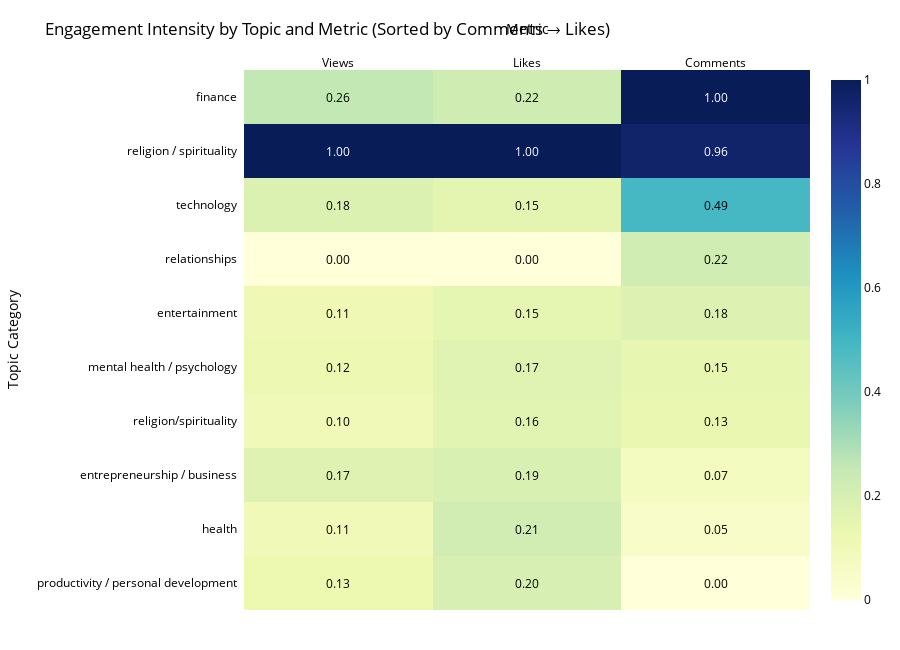

The cell this chart's notebook holds for it:
### Code cell
import plotly.figure_factory as ff

# Sort topics by normalized comment and like counts (descending)
topic_sorted = topic_stats.sort_values(
    by=["comment_count_norm", "video_like_count_norm"],
    ascending=[True, True]
)

# Extract normalized KPI data for the heatmap
z = topic_sorted[["view_count_norm", "video_like_count_norm", "comment_count_norm"]].values
x = ["Views", "Likes", "Comments"]
y = topic_sorted["Topic_Category"].tolist()

# Create annotated heatmap
fig = ff.create_annotated_heatmap(
    z=z,
    x=x,
    y=y,
    colorscale="YlGnBu",
    showscale=True,
    annotation_text=[[f"{val:.2f}" for val in row] for row in z],  # rounded annotations
    hoverinfo="z"
)

# Layout adjustments for better readability
fig.update_layout(
    title="Engagement Intensity by Topic and Metric (Sorted by Comments → Likes)",
    height=650,
    xaxis_title="Metric",
    yaxis_title="Topic Category",
    plot_bgcolor="white",
    paper_bgcolor="white",
    font=dict(color="black", size=12),
    margin=dict(l=150, r=50, t=70, b=40)
)

fig.show()

### Figure 1 — Plotly figure (JSON) as saved in the notebook; plotly's stock layout.template omitted (floating-point values rounded to 4 significant figures)
{"data": [{"colorscale": [[0, "rgb(255,255,217)"], [0.125, "rgb(237,248,177)"], [0.25, "rgb(199,233,180)"], [0.375, "rgb(127,205,187)"], [0.5, "rgb(65,182,196)"], [0.625, "rgb(29,145,192)"], [0.75, "rgb(34,94,168)"], [0.875, "rgb(37,52,148)"], [1, "rgb(8,29,88)"]], "hoverinfo": "z", "reversescale": false, "showscale": true, "type": "heatmap", "x": ["Views", "Likes", "Comments"], "y": ["productivity / personal development", "health", "entrepreneurship / business", "religion/spirituality", "mental health / psychology", "entertainment", "relationships", "technology", "religion / spirituality", "finance"], "z": [[0.1257, 0.1989, 0.0], [0.1068, 0.2142, 0.05339], [0.1712, 0.191, 0.07404], [0.1006, 0.1608, 0.1345], [0.1232, 0.168, 0.145], [0.1125, 0.1518, 0.1784], [0.0, 0.0, 0.2192], [0.1843, 0.1533, 0.4897], [1.0, 1.0, 0.9615], [0.2564, 0.2222, 1.0]]}], "layout": {"annotations": [{"font": {"color": "#000000"}, "showarrow": false, "text": "0.13", "x": "Views", "xref": "x", "y": "productivity / personal development", "yref": "y"}, {"font": {"color": "#000000"}, "showarrow": false, "text": "0.20", "x": "Likes", "xref": "x", "y": "productivity / personal development", "yref": "y"}, {"font": {"color": "#000000"}, "showarrow": false, "text": "0.00", "x": "Comments", "xref": "x", "y": "productivity / personal development", "yref": "y"}, {"font": {"color": "#000000"}, "showarrow": false, "text": "0.11", "x": "Views", "xref": "x", "y": "health", "yref": "y"}, {"font": {"color": "#000000"}, "showarrow": false, "text": "0.21", "x": "Likes", "xref": "x", "y": "health", "yref": "y"}, {"font": {"color": "#000000"}, "showarrow": false, "text": "0.05", "x": "Comments", "xref": "x", "y": "health", "yref": "y"}, {"font": {"color": "#000000"}, "showarrow": false, "text": "0.17", "x": "Views", "xref": "x", "y": "entrepreneurship / business", "yref": "y"}, {"font": {"color": "#000000"}, "showarrow": false, "text": "0.19", "x": "Likes", "xref": "x", "y": "entrepreneurship / business", "yref": "y"}, {"font": {"color": "#000000"}, "showarrow": false, "text": "0.07", "x": "Comments", "xref": "x", "y": "entrepreneurship / business", "yref": "y"}, {"font": {"color": "#000000"}, "showarrow": false, "text": "0.10", "x": "Views", "xref": "x", "y": "religion/spirituality", "yref": "y"}, {"font": {"color": "#000000"}, "showarrow": false, "text": "0.16", "x": "Likes", "xref": "x", "y": "religion/spirituality", "yref": "y"}, {"font": {"color": "#000000"}, "showarrow": false, "text": "0.13", "x": "Comments", "xref": "x", "y": "religion/spirituality", "yref": "y"}, {"font": {"color": "#000000"}, "showarrow": false, "text": "0.12", "x": "Views", "xref": "x", "y": "mental health / psychology", "yref": "y"}, {"font": {"color": "#000000"}, "showarrow": false, "text": "0.17", "x": "Likes", "xref": "x", "y": "mental health / psychology", "yref": "y"}, {"font": {"color": "#000000"}, "showarrow": false, "text": "0.15", "x": "Comments", "xref": "x", "y": "mental health / psychology", "yref": "y"}, {"font": {"color": "#000000"}, "showarrow": false, "text": "0.11", "x": "Views", "xref": "x", "y": "entertainment", "yref": "y"}, {"font": {"color": "#000000"}, "showarrow": false, "text": "0.15", "x": "Likes", "xref": "x", "y": "entertainment", "yref": "y"}, {"font": {"color": "#000000"}, "showarrow": false, "text": "0.18", "x": "Comments", "xref": "x", "y": "entertainment", "yref": "y"}, {"font": {"color": "#000000"}, "showarrow": false, "text": "0.00", "x": "Views", "xref": "x", "y": "relationships", "yref": "y"}, {"font": {"color": "#000000"}, "showarrow": false, "text": "0.00", "x": "Likes", "xref": "x", "y": "relationships", "yref": "y"}, {"font": {"color": "#000000"}, "showarrow": false, "text": "0.22", "x": "Comments", "xref": "x", "y": "relationships", "yref": "y"}, {"font": {"color": "#000000"}, "showarrow": false, "text": "0.18", "x": "Views", "xref": "x", "y": "technology", "yref": "y"}, {"font": {"color": "#000000"}, "showarrow": false, "text": "0.15", "x": "Likes", "xref": "x", "y": "technology", "yref": "y"}, {"font": {"color": "#000000"}, "showarrow": false, "text": "0.49", "x": "Comments", "xref": "x", "y": "technology", "yref": "y"}, {"font": {"color": "#FFFFFF"}, "showarrow": false, "text": "1.00", "x": "Views", "xref": "x", "y": "religion / spirituality", "yref": "y"}, {"font": {"color": "#FFFFFF"}, "showarrow": false, "text": "1.00", "x": "Likes", "xref": "x", "y": "religion / spirituality", "yref": "y"}, {"font": {"color": "#FFFFFF"}, "showarrow": false, "text": "0.96", "x": "Comments", "xref": "x", "y": "religion / spirituality", "yref": "y"}, {"font": {"color": "#000000"}, "showarrow": false, "text": "0.26", "x": "Views", "xref": "x", "y": "finance", "yref": "y"}, {"font": {"color": "#000000"}, "showarrow": false, "text": "0.22", "x": "Likes", "xref": "x", "y": "finance", "yref": "y"}, {"font": {"color": "#FFFFFF"}, "showarrow": false, "text": "1.00", "x": "Comments", "xref": "x", "y": "finance", "yref": "y"}], "font": {"color": "black", "size": 12}, "height": 650, "margin": {"b": 40, "l": 150, "r": 50, "t": 70}, "paper_bgcolor": "white", "plot_bgcolor": "white", "title": {"text": "Engagement Intensity by Topic and Metric (Sorted by Comments → Likes)"}, "xaxis": {"dtick": 1, "gridcolor": "rgb(0, 0, 0)", "side": "top", "ticks": "", "title": {"text": "Metric"}}, "yaxis": {"dtick": 1, "ticks": "", "ticksuffix": "  ", "title": {"text": "Topic Category"}}}}
